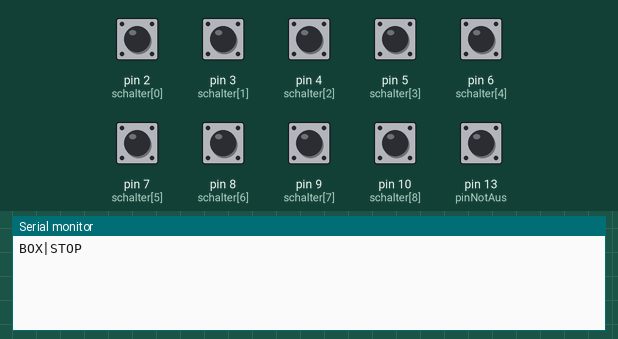
Bench run of a sketch on a simulated Arduino Uno, built with avr-gcc and run on an emulated ATmega328P. Shown: the last lines printed to the serial monitor. The inputs (shaded band) are chosen by the test bench; at power-on: pin 2 (schalter[0]), pin 3 (schalter[1]), pin 4 (schalter[2]), pin 5 (schalter[3]), pin 6 (schalter[4]), pin 7 (schalter[5]), pin 8 (schalter[6]), pin 9 (schalter[7]), pin 10 (schalter[8]), pin 13 (pinNotAus) HIGH.

Above: at 1.2 s.
1.3 s: pin 2 (schalter[0]) pulled LOW for 0.15 s
At 1.9 s:
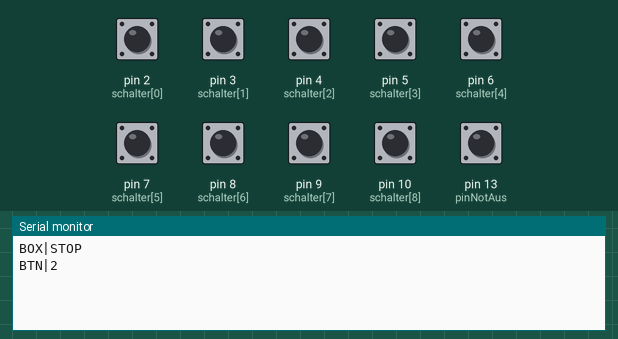
2.9 s: pin 13 (pinNotAus) pulled LOW for 0.15 s
At 3.05 s:
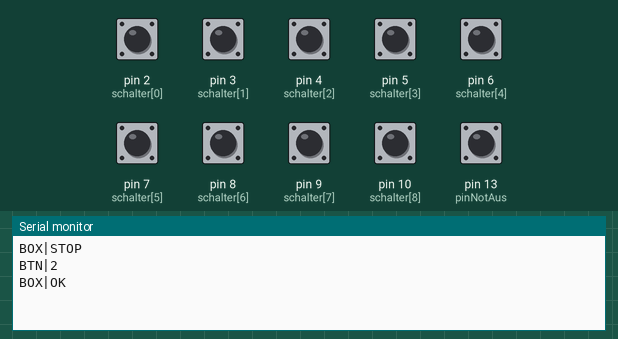
4.5 s: pin 3 (schalter[1]) pulled LOW for 0.15 s
At 5.0 s:
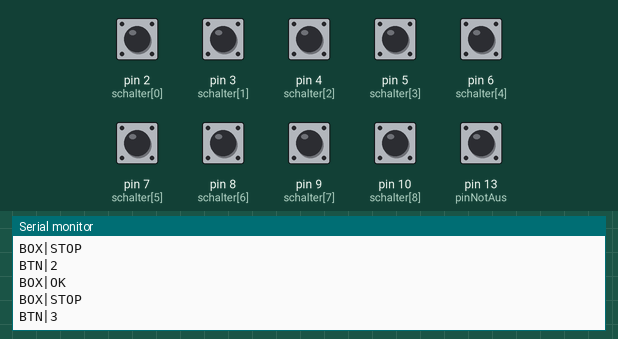
6.1 s: pin 4 (schalter[2]) pulled LOW for 0.15 s
At 7.2 s:
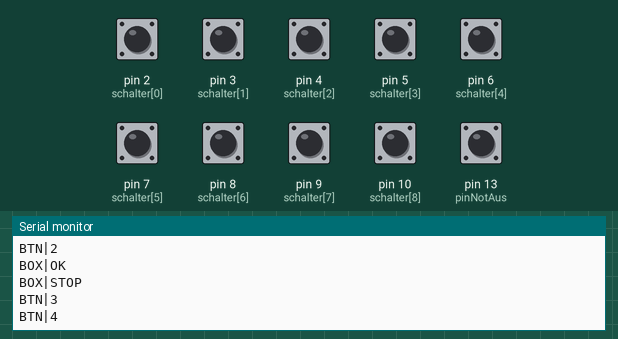
7.7 s: pin 5 (schalter[3]) pulled LOW for 0.15 s
At 8.1 s:
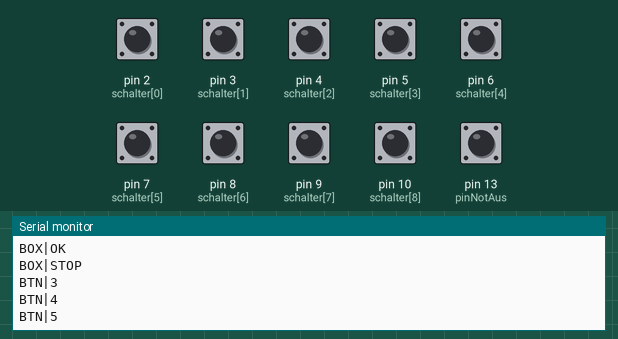
9.3 s: pin 6 (schalter[4]) pulled LOW for 0.15 s
At 10.3 s:
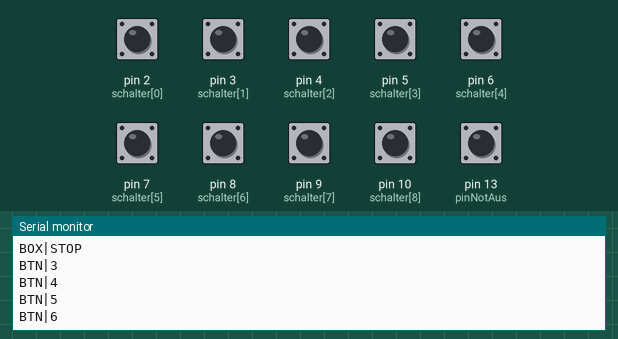
Timing chart, 0 to 11.9 s (numbered marks = the images above; inputs shaded):
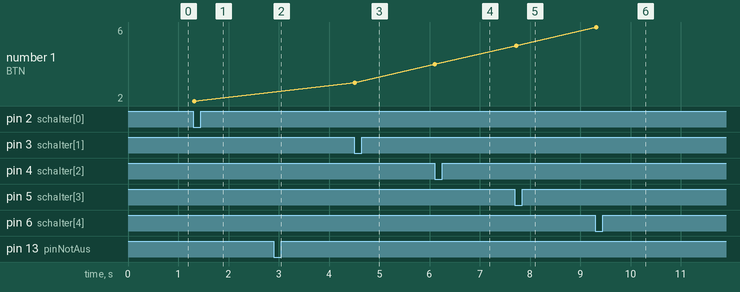

Measured:
- after the input at 1.3 s, the serial monitor: prints a new line at once (image 1)
- after the input at 2.9 s, the serial monitor: prints a new line at once (image 2)
- after the input at 4.5 s, the serial monitor: prints a new line at once (image 3)
- after the input at 6.1 s, the serial monitor: prints a new line at once (image 4)
- after the input at 7.7 s, the serial monitor: prints a new line at once (image 5)
- after the input at 9.3 s, the serial monitor: prints a new line at once (image 6)
- plotted number 1: 2 → 3 after the input at 4.5 s, 3 → 4 after the input at 6.1 s, 4 → 5 after the input at 7.7 s, 5 → 6 after the input at 9.3 s

The sketch:

Nano-Diagnosetool.ino
```cpp
/*
 * GITTERTIER PRO - KASTEN SENSOR-HUB (UNO R3)
 * Liest 11 Eingänge und sendet sie via Serial an den R4.
 */

const int schalter[] = {2, 3, 4, 5, 6, 7, 8, 9, 10}; // Drehschalter & Power
const int pinNotAus = 13; // Not-Aus (Öffner)

void setup() {
  Serial.begin(115200); // Verbindung zum R4
  for(int i=0; i<9; i++) pinMode(schalter[i], INPUT_PULLUP);
  pinMode(pinNotAus, INPUT_PULLUP);
}

void loop() {
  static int lastStates[14];

  // 1. Not-Aus Check (Höchste Prio)
  int stopState = digitalRead(pinNotAus);
  if(stopState != lastStates[pinNotAus]) {
    Serial.println(stopState == HIGH ? "BOX|STOP" : "BOX|OK");
    lastStates[pinNotAus] = stopState;
  }

  // 2. Schalter & Taster Check
  for(int i=0; i<9; i++) {
    int val = digitalRead(schalter[i]);
    if(val == LOW && lastStates[schalter[i]] == HIGH) {
      Serial.print("BTN|"); Serial.println(schalter[i]);
    }
    lastStates[schalter[i]] = val;
  }
  delay(30); // Entprellen
}
```
